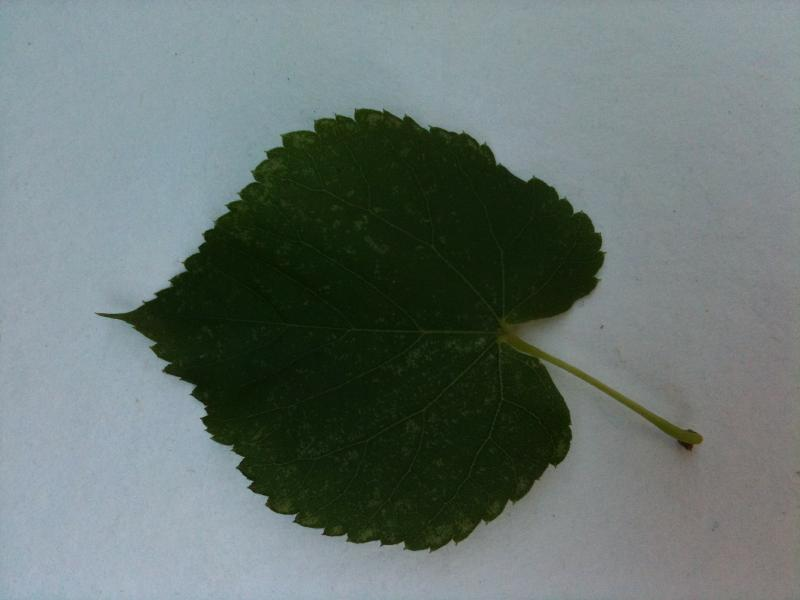
#> input picture test.jpg, 800 x 600 px
$ python contrast.py
#> lines starting #> are read from the running program, lines starting #| are printed output that depends on the picture
import cv2

#-----Reading the image-----------------------------------------------------
img = cv2.imread('test.jpg', 1)
#> img is the input picture: shape (600, 800, 3); mean B, G, R 111.7, 115.5, 103.2
cv2.imshow("img",img)

#-----Converting image to LAB Color model-----------------------------------
lab= cv2.cvtColor(img, cv2.COLOR_BGR2LAB)
#> lab: shape (600, 800, 3); mean of channels 0, 1, 2 118.5, 122.5, 129
cv2.imshow("lab",lab)

#-----Splitting the LAB image to different channels-------------------------
l, a, b = cv2.split(lab)
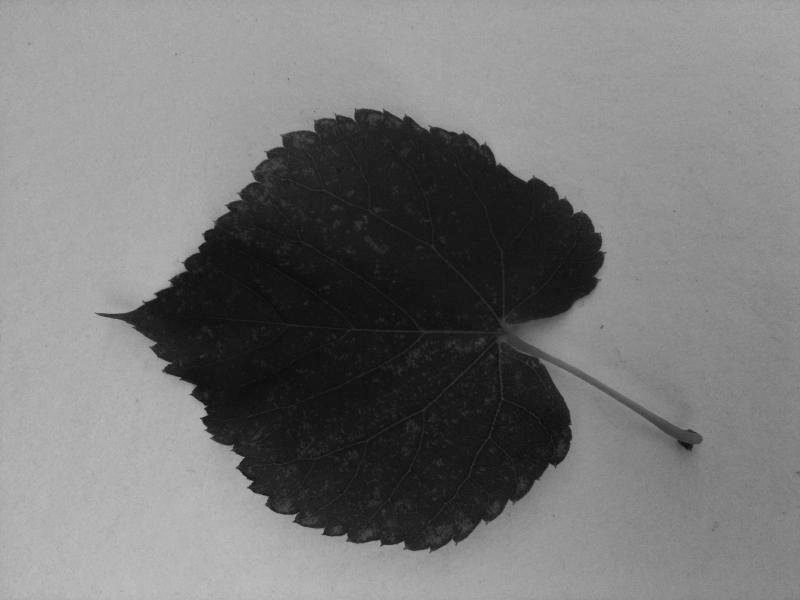
#> l: shape (600, 800); min 10, max 193, mean 118.5
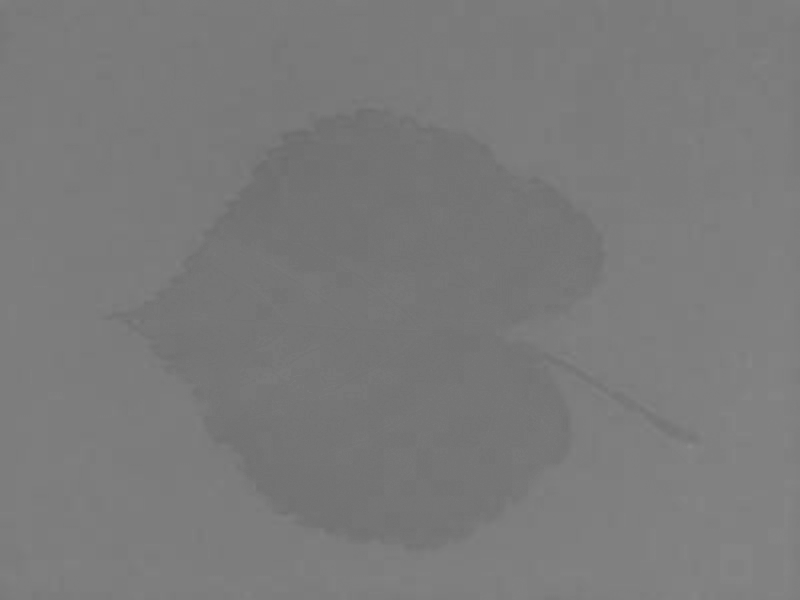
#> a: shape (600, 800); min 107, max 137, mean 122.5
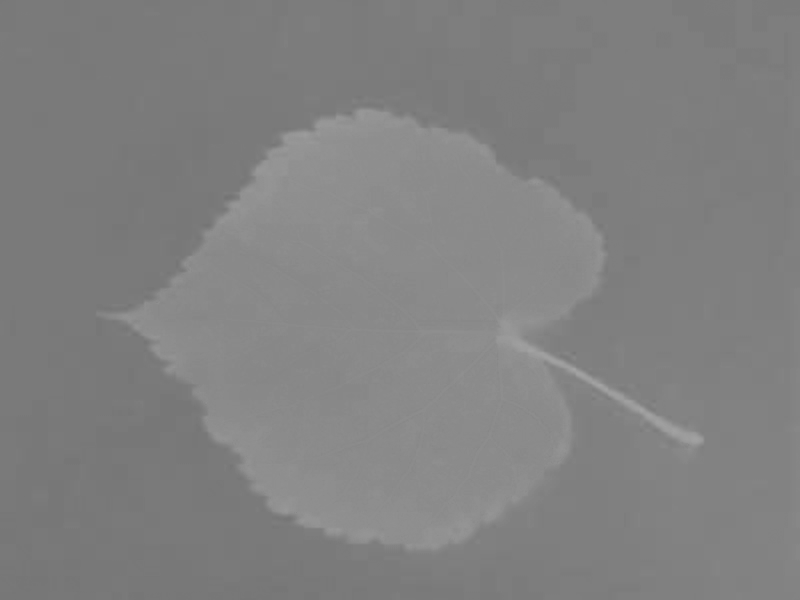
#> b: shape (600, 800); min 115, max 164, mean 129
cv2.imshow('l_channel', l)
cv2.imshow('a_channel', a)
cv2.imshow('b_channel', b)

#-----Applying CLAHE to L-channel-------------------------------------------
clahe = cv2.createCLAHE(clipLimit=3.0, tileGridSize=(8,8))
cl = clahe.apply(l)
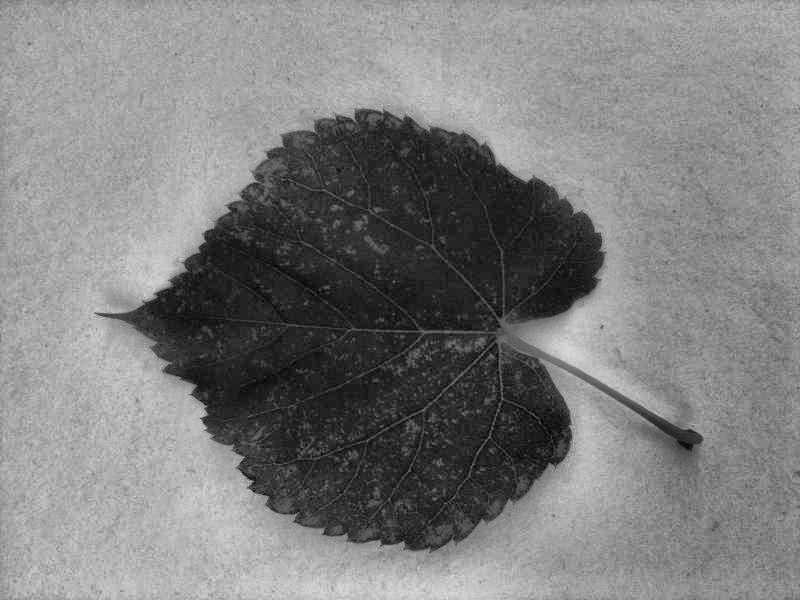
#> cl: shape (600, 800); min 6, max 221, mean 126.4
cv2.imshow('CLAHE output', cl)

#-----Merge the CLAHE enhanced L-channel with the a and b channel-----------
limg = cv2.merge((cl,a,b))
#> limg: shape (600, 800, 3); mean of channels 0, 1, 2 126.4, 122.5, 129
cv2.imshow('limg', limg)

#-----Converting image from LAB Color model to RGB model--------------------
final = cv2.cvtColor(limg, cv2.COLOR_LAB2BGR)
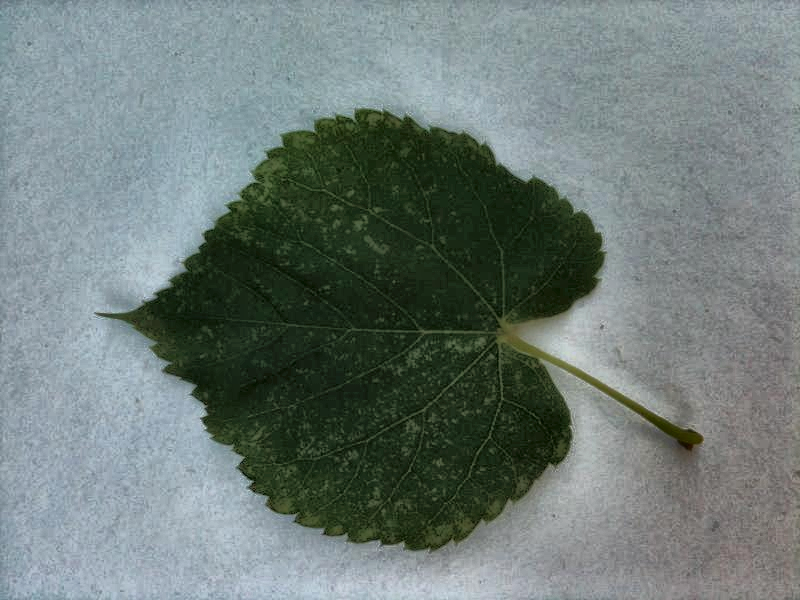
#> final: shape (600, 800, 3); mean B, G, R 119.4, 122.9, 110.3
cv2.imshow('final', final)
cv2.imwrite( "ok.jpg", final )
#_____END_____#
